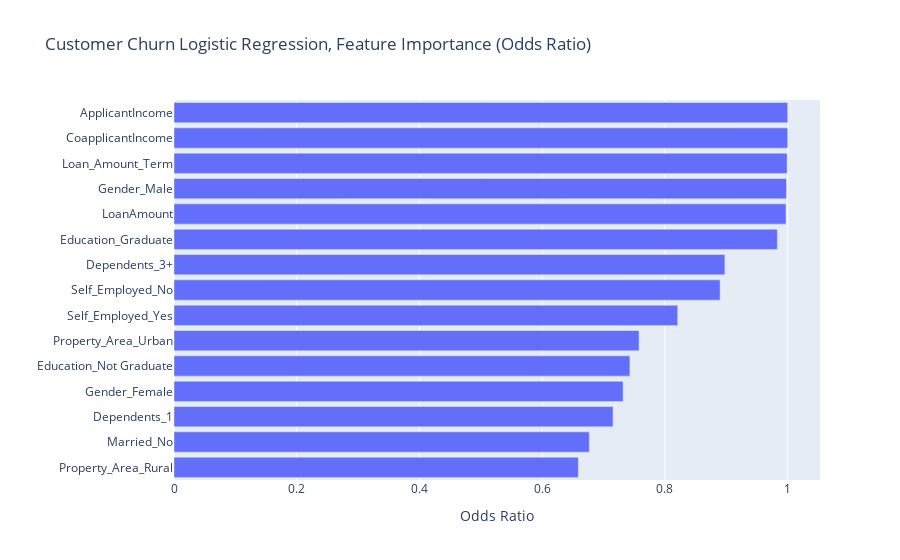

Notebook cell for this chart:
### Code cell
plt.Figure(figsize=(15,10))
fig = px.bar(
    data_frame=odds_ratios, 
    x=odds_ratios[:15].values, 
    y=odds_ratios[:15].index, 
    title="Customer Churn Logistic Regression, Feature Importance (Odds Ratio)"
)

fig.update_layout(xaxis_title='Odds Ratio', yaxis_title='')
fig.show()

### Figure 1 — Plotly figure (JSON) as saved in the notebook; plotly's stock layout.template omitted (floating-point values rounded to 4 significant figures)
{"data": [{"alignmentgroup": "True", "hovertemplate": "x=%{x}<br>y=%{y}<extra></extra>", "legendgroup": "", "marker": {"color": "#636efa", "pattern": {"shape": ""}}, "name": "", "offsetgroup": "", "orientation": "h", "showlegend": false, "textposition": "auto", "type": "bar", "x": [0.6589, 0.6767, 0.7154, 0.7318, 0.7429, 0.7578, 0.8207, 0.8899, 0.8977, 0.9831, 0.9972, 0.998, 0.9991, 0.9999, 1.0], "xaxis": "x", "y": ["Property_Area_Rural", "Married_No", "Dependents_1", "Gender_Female", "Education_Not Graduate", "Property_Area_Urban", "Self_Employed_Yes", "Self_Employed_No", "Dependents_3+", "Education_Graduate", "LoanAmount", "Gender_Male", "Loan_Amount_Term", "CoapplicantIncome", "ApplicantIncome"], "yaxis": "y"}], "layout": {"barmode": "relative", "legend": {"tracegroupgap": 0}, "title": {"text": "Customer Churn Logistic Regression, Feature Importance (Odds Ratio)"}, "xaxis": {"anchor": "y", "domain": [0, 1], "title": {"text": "Odds Ratio"}}, "yaxis": {"anchor": "x", "domain": [0, 1], "title": {"text": ""}}}}
